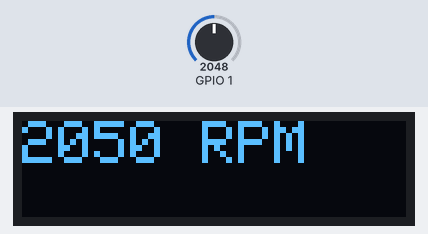
Recording of a sketch running on a simulated ESP32-C6. Parts: 128×32 one-colour display. The inputs (shaded band) are chosen by the test bench; at power-on: GPIO 1 = 2048 (analog values on the 0–4095 scale). The display library's start-up logo is not drawn; what the sketch prints to the serial monitor is not drawn.

Above: at 4.22 s.
At 5.2 s:
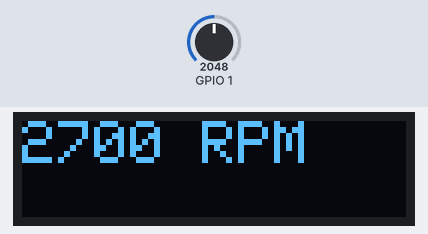
5.3 s: GPIO 1 set to 1479
6.8 s: GPIO 1 set to 1433
8.3 s: GPIO 1 set to 491
At 10.7 s:
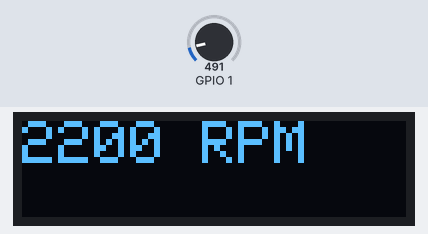
Timing chart, 0 to 12.2 s (numbered marks = the images above; inputs shaded):
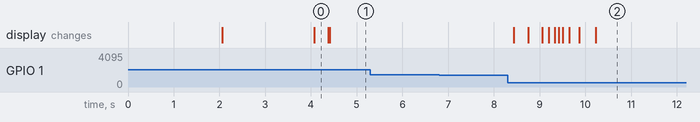

The sketch:

Eddy_cup_tachometer.ino
```cpp
// Board: ESP32-C6
// Analog Input Pin

#include <SPI.h>
#include <Wire.h>
#include <Adafruit_GFX.h>
#include <Adafruit_SSD1306.h>

#define ANALOG_IN_PIN A1

#define SCREEN_WIDTH 128 // OLED display width, in pixels
#define SCREEN_HEIGHT 32 // OLED display height, in pixels

#define OLED_RESET     -1 // Reset pin # (or -1 if sharing Arduino reset pin)
#define SCREEN_ADDRESS 0x3C ///< See datasheet for Address; 0x3D for 128x64, 0x3C for 128x32
Adafruit_SSD1306 display(SCREEN_WIDTH, SCREEN_HEIGHT, &Wire, OLED_RESET);

int input_vol;             // Raw input in millivolts
float filtered_vol = 0;    // Filtered value as a float for precision
const float alpha = 0.1;   // Smoothing factor (0 < alpha ≤ 1)

// Define angle and RPM data
const int angleValues[] = { 20, 40, 60, 80}; // Angles in degrees
const int rpmValues[] = {2050, 2300, 2500, 2700}; // RPM values
const int numDataPoints = sizeof(angleValues) / sizeof(angleValues[0]);

// The setup function runs once when you press reset or power the board
void setup() {
  Serial.begin(9600); // Baudrate is irrelevant (any number works)

  // Set A/D converter resolution to 12 bits
  analogReadResolution(12);

    if(!display.begin(SSD1306_SWITCHCAPVCC, SCREEN_ADDRESS)) {
    Serial.println(F("SSD1306 allocation failed"));
    for(;;); // Don't proceed, loop forever
  }

  // Show initial display buffer contents on the screen --
  display.display();
  delay(2000); // Pause for 2 seconds

  // Clear the buffer
  display.clearDisplay();

  // Draw a single pixel in white
  display.drawPixel(10, 10, SSD1306_WHITE);

  // Show the display buffer on the screen. You MUST call display() after
  // drawing commands to make them visible on screen!
  display.display();
  delay(2000);
  // display.display() is NOT necessary after every single drawing command,


}

// The loop function runs over and over again forever
void loop() {
  // Read input value in millivolts
  input_vol = analogReadMilliVolts(ANALOG_IN_PIN);

  // Apply EMA filter
  filtered_vol = alpha * input_vol + (1 - alpha) * filtered_vol;

  // Round the filtered value to the nearest integer for output
  int rounded_filtered_vol = (int)(filtered_vol + 0.5);
  float inputAngle = map(rounded_filtered_vol, 0, 3300, 0, 270);

  // Find corresponding RPM using linear interpolation
  int rpm = getRPM(inputAngle);


  // Print the raw and filtered values to Serial Monitor
  Serial.print("Raw mV: ");
  Serial.print(input_vol);

  Serial.print("\tFiltered mV: ");
  Serial.print(rounded_filtered_vol);

  Serial.print("\tAngle: ");
  Serial.println(inputAngle);
  oledDisplay(rpm);

  delay(10); // Delay for stability
}

void oledDisplay(int _rpm) {
  display.clearDisplay();
  display.setTextSize(2);                  // 2X pixel scale
  display.setTextColor(SSD1306_WHITE);     // Draw white text
  display.setCursor(0,0);                  // Start at top-left corner
  display.print(_rpm);
  display.print(" RPM");
  display.display();
}


// Function to get RPM based on angle using linear interpolation
int getRPM(float angle) {
  for (int i = 0; i < numDataPoints - 1; i++) {
    if (angle >= angleValues[i] && angle <= angleValues[i + 1]) {
      // Interpolate between the two points
      int rpm = map(angle * 100, angleValues[i] * 100, angleValues[i + 1] * 100, rpmValues[i], rpmValues[i + 1]);
      return rpm;
    }
  }
  // If angle is out of range, return the closest boundary RPM
  if (angle < angleValues[0]) return rpmValues[0];
  if (angle > angleValues[numDataPoints - 1]) return rpmValues[numDataPoints - 1];
  return 0; // Default return in case of error
}
```

Measured:
- after the input at 5.3 s, every drawn part: stays the same
- after the input at 6.8 s, every drawn part: stays the same
- after the input at 8.3 s, the display: first changes after 0.13 s (image 2 shows a later state)
